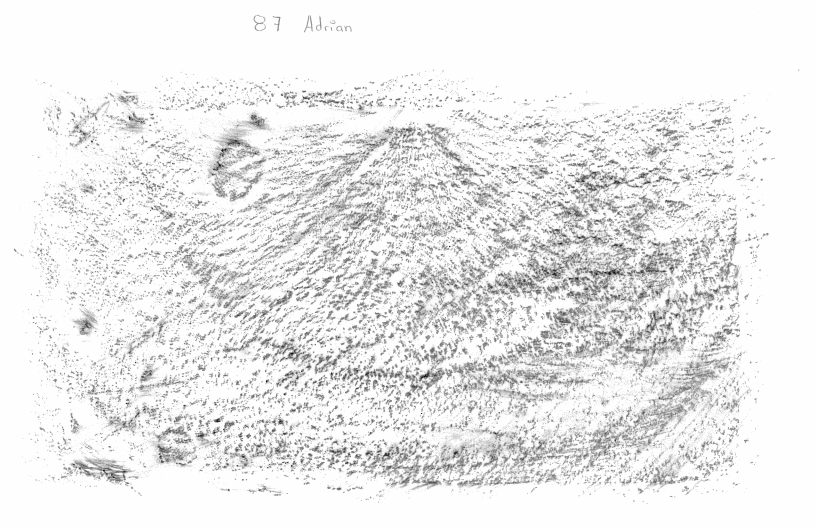
#> input picture data/processed/png-images/DOC (49).png, 2448 x 1584 px, found by its file name (shown at 1/3 size); its folder holds 4 pictures in this run
$ python hough_transform.py
#> lines starting #> are read from the running program, lines starting #| are printed output that depends on the picture; after the words box and inside, x2 and y2 are one past the last pixel; in counts of white or black regions, pixels touching at a corner belong together
### src/load_images.py
import cv2
import numpy as np
import os

def read_images(dir:str, image_size=None) -> tuple[list[np.ndarray], list[str]]:
    """ Lee todas las imagenes en formato PNG de un directorio, las redimensiona
    al tamaño especificado y las normaliza a valores entre 0 y 255."""
#> called with dir = './data/processed/png-images/', image_size = (358, 232)
    images, names = [], []

    for file in os.listdir(dir):            # leer cada archivo en la carpeta
        if file.lower().endswith(".png"):   # si es png
            # Leer imagen en blanco y negro
            print(f"Reading image: {file}")
            image = cv2.imread(os.path.join(dir, file), cv2.IMREAD_GRAYSCALE)
#> image is the input picture: shape (1584, 2448); min 0, max 255, mean 235.1

            # redimencionar imagen
            if image_size is not None:
                print(f"\tOriginal shape:\t{image.shape}")
#| 	Original shape:	(1584, 2448)
                image = cv2.resize(image, image_size, interpolation\
                                   =cv2.INTER_AREA)
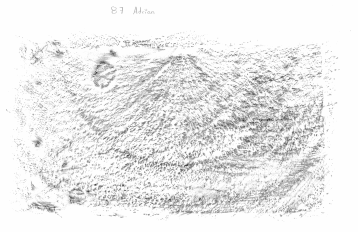
#> image: shape (232, 358); min 57, max 254, mean 235.1
                print(f"\tNew shape:\t{image.shape}\n")
#| 	New shape:	(232, 358)
            else:
                print(f"\tShape:\t{image.shape}\n")

            image = cv2.normalize(image, None, 0, 255, cv2.NORM_MINMAX)\
                .astype(np.uint8) # normalizar imagen
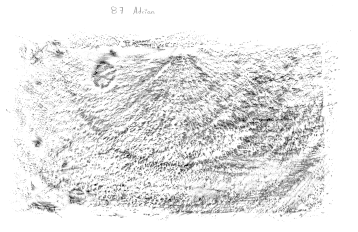
#> image: shape (232, 358); min 0, max 255, mean 230.5

            if image is not None:
                images.append(image) ; names.append(file)
            else:
                raise ValueError(f"Error al leer la imagen: {file}")
#> pass 2 of the loop in read_images, `for file in os.listdir(dir):`:
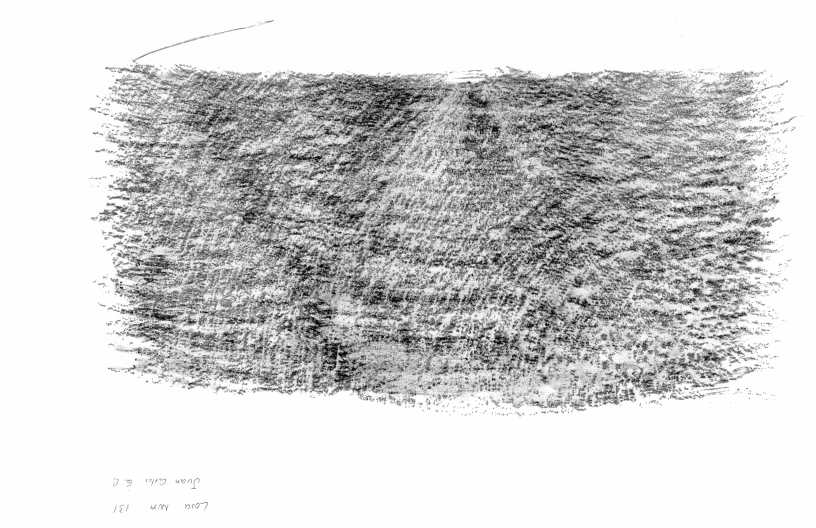
#> input picture data/processed/png-images/DOC (7).png, 2448 x 1584 px, found by its file name (shown at 1/3 size)
#> in read_images, image is the input picture: shape (1584, 2448); min 0, max 255, mean 209
#| 	Original shape:	(1584, 2448)
#> in read_images, `image = cv2.resize(image, image_size, interpolation\ =cv2.INTER_AREA)`:
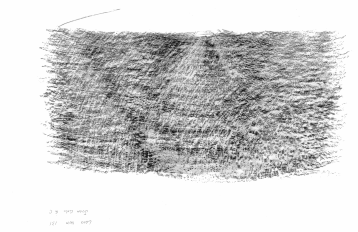
#> image: shape (232, 358); min 15, max 254, mean 209
#| 	New shape:	(232, 358)
#> pass 3 of the loop in read_images, `for file in os.listdir(dir):`:
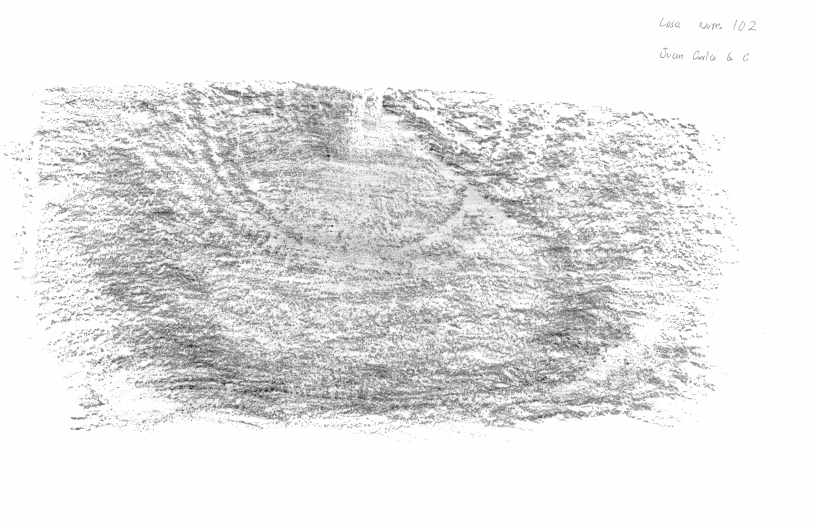
#> input picture data/processed/png-images/DOC000 (15).png, 2448 x 1584 px, found by its file name (shown at 1/3 size)
#> in read_images, image is the input picture: shape (1584, 2448); min 0, max 255, mean 229.9
#| 	Original shape:	(1584, 2448)
#> in read_images, `image = cv2.resize(image, image_size, interpolation\ =cv2.INTER_AREA)`:
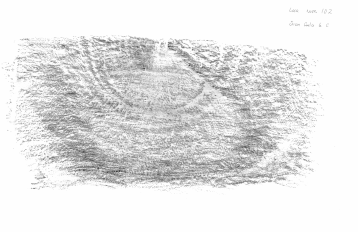
#> image: shape (232, 358); min 61, max 254, mean 229.9
#| 	New shape:	(232, 358)
#> in read_images, `image = cv2.normalize(image, None, 0, 255, cv2.NORM_MINMAX)\ .astype(n..`:
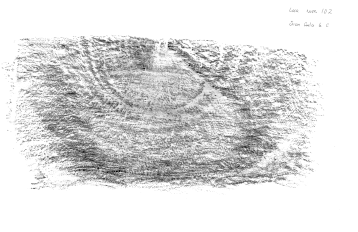
#> image: shape (232, 358); min 0, max 255, mean 223.1
#> the loop made 4 passes; the first 3 are shown
#> the loop in apply_hough, `for image in images:` made 4 passes
#> pass 1, in apply_hough, `edges = canny(image,sigma=3)`:
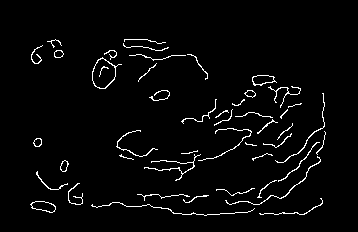
#> edges: shape (232, 358) bool; 3.1% white in thin lines or dots, all inside (x1, y1, x2, y2) = (30, 39, 326, 216)
#> pass 2, in apply_hough, `edges = canny(image,sigma=3)`:
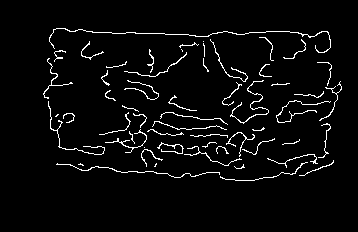
#> edges: shape (232, 358) bool; 4% white in thin lines or dots, all inside (x1, y1, x2, y2) = (43, 28, 342, 181)
#> pass 3, in apply_hough, `edges = canny(image,sigma=3)`:
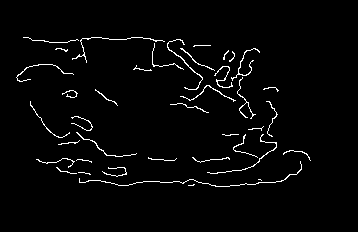
#> edges: shape (232, 358) bool; 2.6% white in thin lines or dots, all inside (x1, y1, x2, y2) = (16, 37, 311, 187)

    return images, names

# [4 lines left out: function save_images, not called in this run]

# [9 lines that do not run on import are left out]

### src/visualitation.py
from matplotlib import pyplot as plt
import numpy as np
from src import TRANSFORMATION_MARGIN

plt.rcParams["figure.constrained_layout.use"] = True


# [22 lines left out: function show_images, not called in this run]


def show_stages(results:list[dict], show:bool=True):
#> called with show = True
    stages = results[0].keys()
    n_images, n_stages = len(results), len(stages)

    fig, axes = plt.subplots(nrows=n_stages, ncols=n_images)
    if n_images == 1: axes = axes[np.newaxis, :]

    for row, stage in enumerate(stages):
        for col, result in enumerate(results):
            ax = axes[row, col]
            img = result[stage]
            ax.imshow(img, cmap="gray")
            ax.set_title(stage) ; ax.axis("off")

    if show: plt.show()
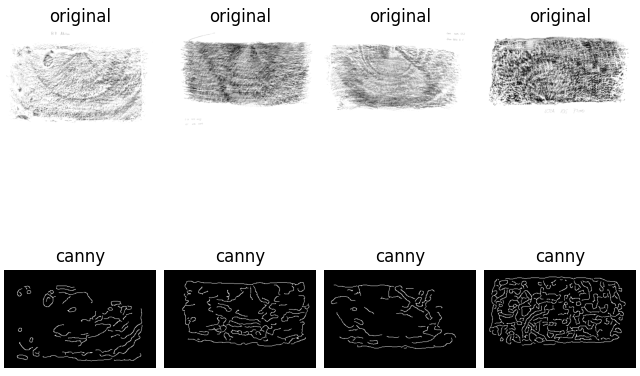
#> figure drawn by matplotlib, 8 panels
    return fig, axes

# [50 lines left out: functions show_nmf_components, plot_reconstruction_error, fft_visualitation, not called in this run]

# [1 lines that do not run on import are left out]

### src/hough_transform.py
import numpy as np
from skimage.feature import canny
from skimage.draw import ellipse_perimeter
from skimage.transform import hough_ellipse
from skimage.util import img_as_ubyte


def apply_hough(images):
    results = []

    for image in images:
        image = np.asarray(image)

        # Bordes con Canny
        edges = canny(image,sigma=3)

        # [34 lines of commented-out code are left out]

        results.append({
            "original": image,
            "canny": edges
            # "hough": hough_img
        })

    return results


if __name__ == "__main__":
    from src.load_images import read_images
    from src.visualitation import show_images, show_stages
    from src import PROCESSED_IMAGES_DIR, IMAGE_SIZE

    images, names = read_images(PROCESSED_IMAGES_DIR + "png-images/", IMAGE_SIZE)
    show_stages(apply_hough(images))
